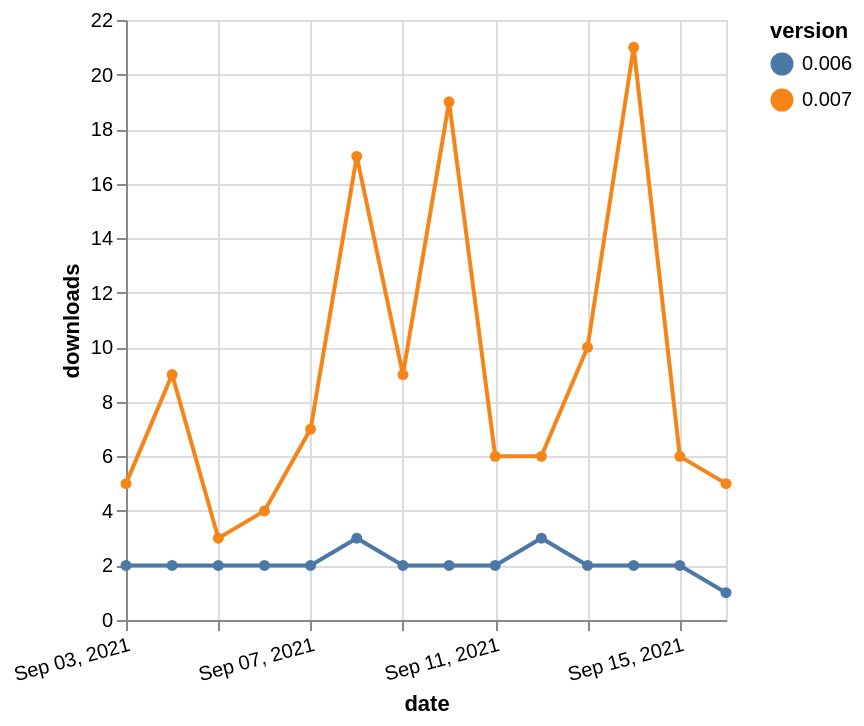

Vega-Lite specification for this chart:
### Vega-Lite specification from a JSON file in a GitHub repository (floating-point values rounded to 4 significant figures)
{"$schema": "https://vega.github.io/schema/vega-lite/v5.json", "description": "A simple bar chart with embedded data.", "data": {"values": [{"date": "2021-09-03", "total": 4477, "delta": 2, "version": "0.006"}, {"date": "2021-09-04", "total": 4479, "delta": 2, "version": "0.006"}, {"date": "2021-09-05", "total": 4481, "delta": 2, "version": "0.006"}, {"date": "2021-09-06", "total": 4483, "delta": 2, "version": "0.006"}, {"date": "2021-09-07", "total": 4485, "delta": 2, "version": "0.006"}, {"date": "2021-09-08", "total": 4488, "delta": 3, "version": "0.006"}, {"date": "2021-09-09", "total": 4490, "delta": 2, "version": "0.006"}, {"date": "2021-09-10", "total": 4492, "delta": 2, "version": "0.006"}, {"date": "2021-09-11", "total": 4494, "delta": 2, "version": "0.006"}, {"date": "2021-09-12", "total": 4497, "delta": 3, "version": "0.006"}, {"date": "2021-09-13", "total": 4499, "delta": 2, "version": "0.006"}, {"date": "2021-09-14", "total": 4501, "delta": 2, "version": "0.006"}, {"date": "2021-09-15", "total": 4503, "delta": 2, "version": "0.006"}, {"date": "2021-09-16", "total": 4504, "delta": 1, "version": "0.006"}, {"date": "2021-09-03", "total": 8738, "delta": 5, "version": "0.007"}, {"date": "2021-09-04", "total": 8747, "delta": 9, "version": "0.007"}, {"date": "2021-09-05", "total": 8750, "delta": 3, "version": "0.007"}, {"date": "2021-09-06", "total": 8754, "delta": 4, "version": "0.007"}, {"date": "2021-09-07", "total": 8761, "delta": 7, "version": "0.007"}, {"date": "2021-09-08", "total": 8778, "delta": 17, "version": "0.007"}, {"date": "2021-09-09", "total": 8787, "delta": 9, "version": "0.007"}, {"date": "2021-09-10", "total": 8806, "delta": 19, "version": "0.007"}, {"date": "2021-09-11", "total": 8812, "delta": 6, "version": "0.007"}, {"date": "2021-09-12", "total": 8818, "delta": 6, "version": "0.007"}, {"date": "2021-09-13", "total": 8828, "delta": 10, "version": "0.007"}, {"date": "2021-09-14", "total": 8849, "delta": 21, "version": "0.007"}, {"date": "2021-09-15", "total": 8855, "delta": 6, "version": "0.007"}, {"date": "2021-09-16", "total": 8860, "delta": 5, "version": "0.007"}]}, "width": "container", "mark": {"type": "line", "point": {"filled": true}}, "encoding": {"x": {"field": "date", "type": "temporal", "timeUnit": "yearmonthdate", "title": "date", "axis": {"labelAngle": -15}}, "y": {"field": "delta", "type": "quantitative", "title": "downloads"}, "color": {"field": "version", "type": "nominal"}, "tooltip": {"field": "delta"}}}
